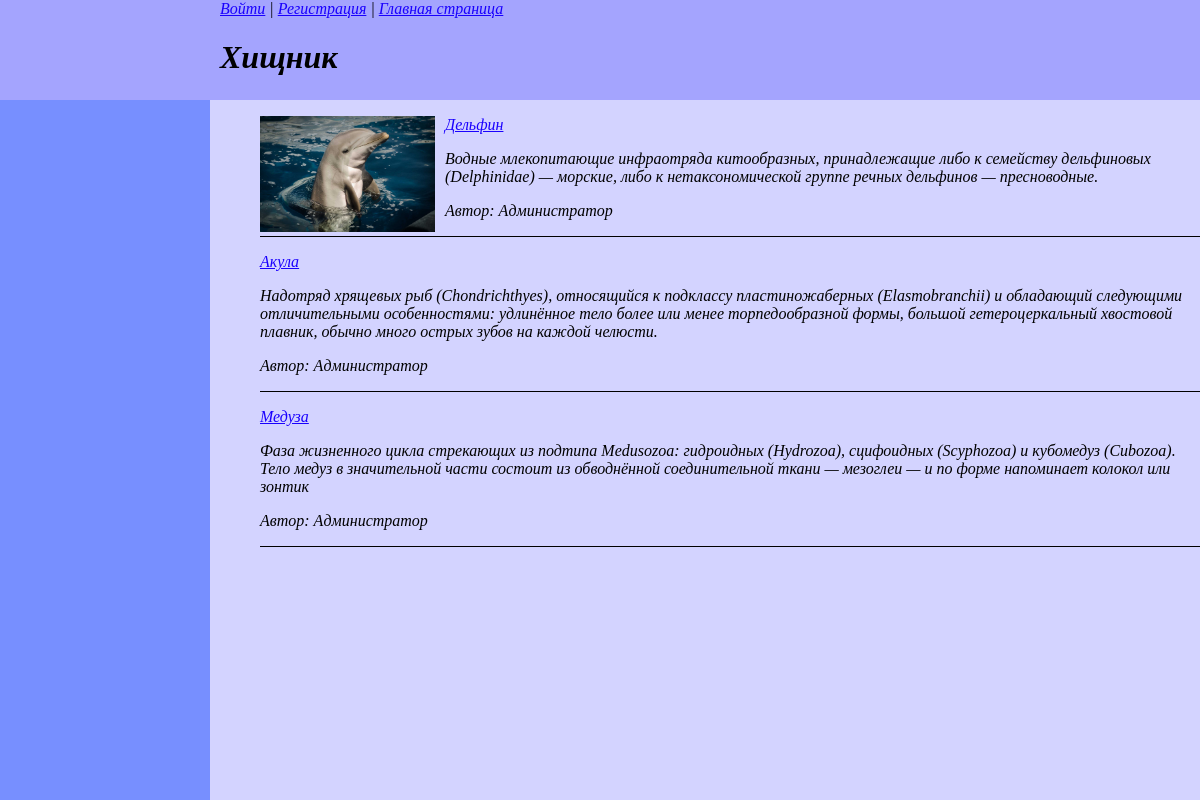
Before: /water/tag/hishnik/ with the older database file.
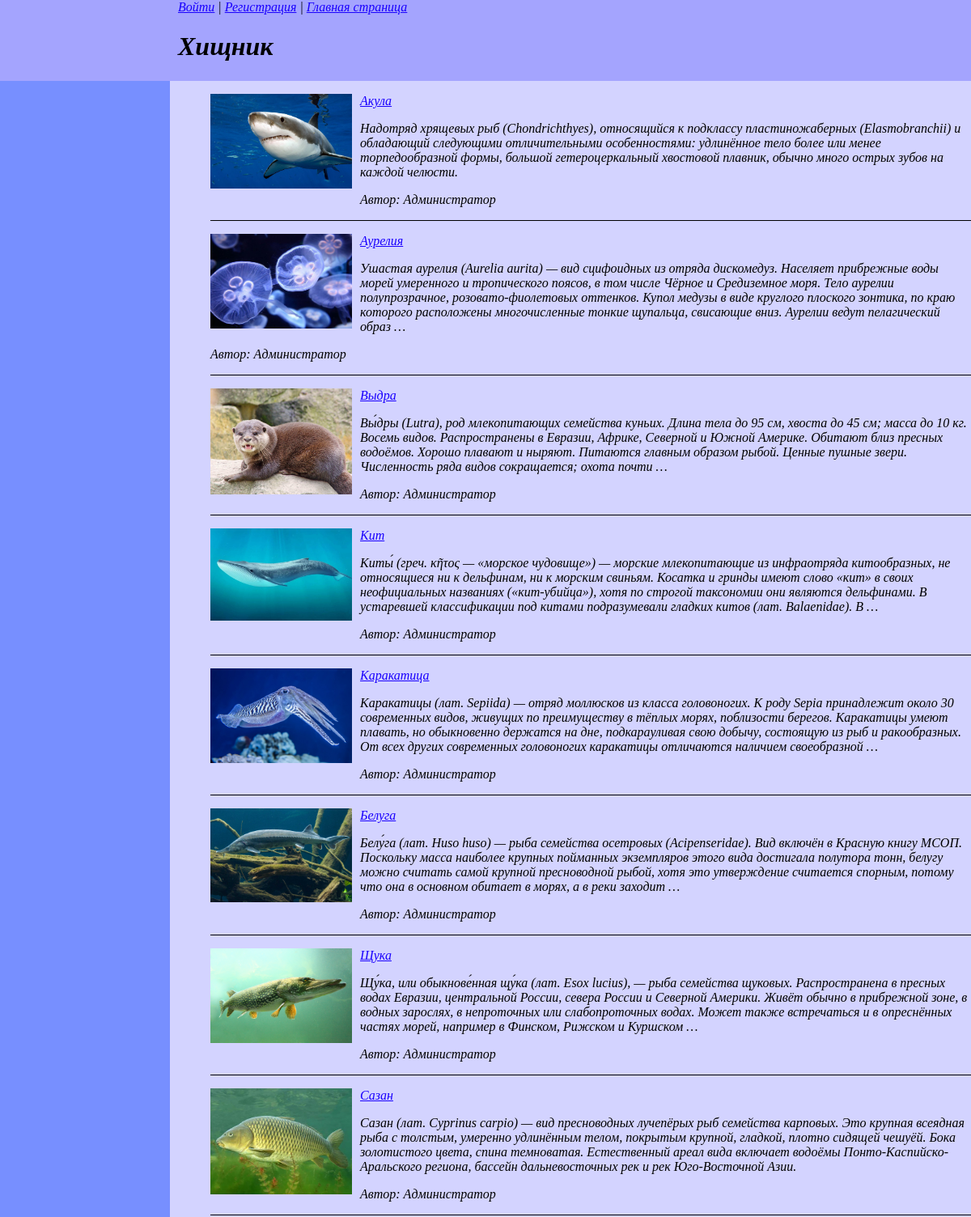
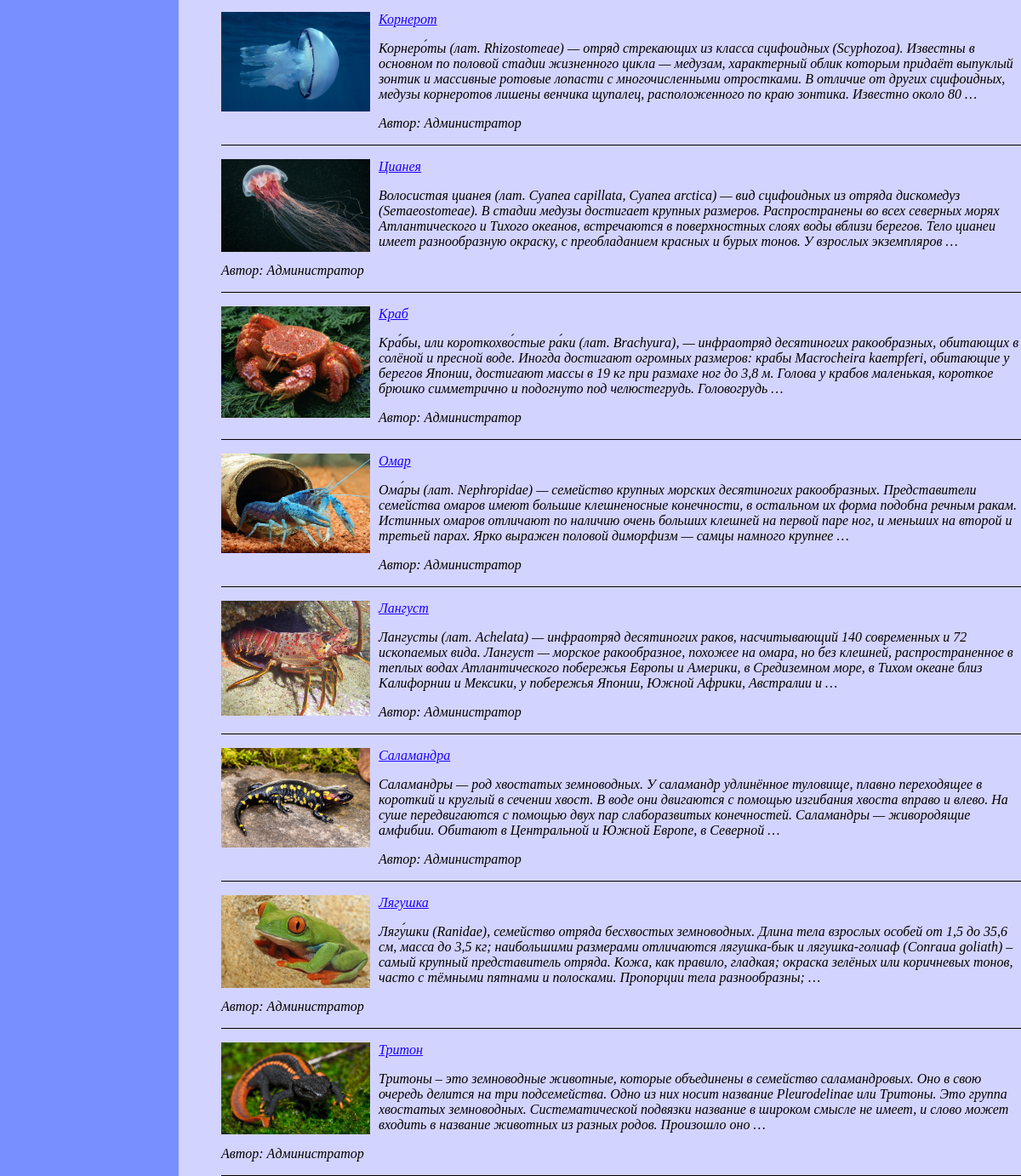
After: the same page with the newer database file (2 pictures, top to bottom).
### water/models.py (models this page shows, shortened)
class WaterTags(models.Model):
    tag = models.CharField(max_length=100, db_index=True,verbose_name="Теги")
    slug = models.SlugField(max_length=255, unique=True, db_index=True)

class Water(models.Model):
    class Status(models.IntegerChoices):
        USUAL = 0, 'Распространенное'
        RARE = 1, 'Редкое'
    class Meta:
        verbose_name = 'Водные обитатели'
        verbose_name_plural = 'Водные обитатели'
    page_name = models.CharField(max_length=255, default='water', verbose_name="Слаг")
    animal = models.CharField(max_length=255, verbose_name="Имя животного")
    content = models.TextField(blank=True, verbose_name="Текст о животном")
    time_create = models.DateTimeField(auto_now_add=True, verbose_name="Время создания")
    time_update = models.DateTimeField(auto_now=True, verbose_name="Время изменения")
    is_red_book = models.BooleanField(choices=tuple(map(lambda x: (bool(x[0]), x[1]), Status.choices)),
                                      default=Status.USUAL, verbose_name="Красная книга")
    class_of_animal = models.ForeignKey('Water_Kinds', on_delete=models.PROTECT, null=True,
                                        verbose_name="Класс животного")
    unique_fact = models.OneToOneField('Water_Facts', on_delete=models.SET_NULL, null=True, blank=True,
                                       related_name='fact', verbose_name="Факт о животном")
    tags = models.ManyToManyField('WaterTags', blank=True, related_name='tags',verbose_name="Теги")
    image = models.ImageField(upload_to="images/%Y/%m/%d/", default=None, blank=True, null=True,
                              verbose_name="Изображение")
    author = models.ForeignKey(get_user_model(), on_delete=models.SET_NULL, null=True, default=None)

### water/views.py (the view)
# urls.py: path('tag/<slug:water_tag_slug>/', views.show_tags, name='tag'),
def show_tags(request, water_tag_slug):
    tag = get_object_or_404(WaterTags, slug=water_tag_slug)
    data_tags = {
        'title': f'Тег: {tag.tag}',
        'header': tag.tag,
        'content': Water.objects.filter(tags=tag.id)
        }
    return render(request, 'water/water_animals.html', data_tags)

### water/templates/water/water_animals.html
{% extends 'animal_base_list.html' %}

### templates/animal_base_list.html (shortened to what this page needs)
<!DOCTYPE html>
<html lang="en">
{% load static %}
<head>
</head>
<body>
<div class="header">
    <nav class ="login">
    {% if request.user.is_authenticated %}
      {{user.username}} | <a href="{% url 'users:profile' %}">Личный кабинет</a> | <a href="{% url 'users:logout' %}">Выйти</a>
    {% else %}
        <a href="{% url 'users:login' %}">Войти</a> | <a href="{% url 'users:register' %}">Регистрация</a>
    {% endif %}
    | <a href="{% url 'home' %}">Главная страница</a>
    </nav>
    <h1>{{header}}</h1>
</div>
<div class="content">
<ul>
        {% for items in content %}
        <li>
                {% if items.image %}
                <p><img class="img-article-left" src="{{items.image.url}}" width="175" height="175"></p>
                {% endif %}
               <p><a href="{{items.page_name}}/">{{items.animal}}</a></p>
               <p>{{items.content|truncatewords:50}}</p>
                <p>Автор: {{items.author.username|default:"Администратор"}}</p>
        </li>
        {% endfor %}
</ul>
    </div>
<div class="sidebar"></div>
</body>
</html>

### templates/animal_base_list.html (style rules this page uses)
.header { padding-left: 220px; align-items: center; font-style:italic; background: #a4a4fe; position:absolute; left:0px; top:0px; bottom:0; right:0; height: 100px; }
ul li { border-bottom: 1px solid #000; list-style-type: none; }
img { max-width: 600px; height: auto; }
img.img-article-left { max-width: 300px; height: auto; float: left; padding: 0 10px 10px 0; }
.sidebar { position:absolute; padding-top: 50px; padding-left: 10px; background: #778fff; left:0px; top:100px; bottom:0px; width: 200px; }
.content { font-style:oblique; padding-left: 20px; background: #d3d3ff; position:absolute; left:200px; top:100px; bottom:0; right:0; }
a:link { color: #1a01fe; }

Changed rows visible on the page:
removed Water: image (picture), animal "Дельфин", content "Водные млекопитающие инфраотряда китообразных, принадлежащие либо к семейству дельфиновых (Delphinidae) — морские, либо к нетаксономической группе речных дельфинов — пресноводные.", author.username "Администратор"
changed Water "Акула": image: picture added
changed Water: image: picture added; animal "Медуза" → "Аурелия"; content "Фаза жизненного цикла стрекающих из подтипа Medusozoa: гидроидных (Hydrozoa), сцифоидных (Scyphozoa) и кубомедуз (Cubozoa). Тело медуз в значительной части состоит из обводнённой соединительной ткани — мезоглеи — и по форме напоминает колокол или зонтик" → "Ушастая аурелия (Aurelia aurita) — вид сцифоидных из отряда дискомедуз. Населяет прибрежные воды морей умеренного и тропического поясов, в том числе Чёрное и Средиземное моря. Тело аурелии полупрозрачное, розовато-фиолетовых оттенков. Купол медузы в виде круглого плоского зонтика, по краю которого расположены многочисленные тонкие щупальца, свисающие вниз. Аурелии ведут пелагический образ …"
added Water: image (picture), animal "Выдра", content "Вы́дры (Lutra), род млекопитающих семейства куньих. Длина тела до 95 см, хвоста до 45 см; масса до 10 кг. Восемь видов. Распространены в Евразии, Африке, Северной и Южной Америке. Обитают близ пресных водоёмов. Хорошо плавают и ныряют. Питаются главным образом рыбой. Ценные пушные звери. Численность ряда видов сокращается; охота почти …", author.username "Администратор"
added Water: image (picture), animal "Кит", content "Киты́ (греч. κῆτος — «морское чудовище») — морские млекопитающие из инфраотряда китообразных, не относящиеся ни к дельфинам, ни к морским свиньям. Косатка и гринды имеют слово «кит» в своих неофициальных названиях («кит-убийца»), хотя по строгой таксономии они являются дельфинами. В устаревшей классификации под китами подразумевали гладких китов (лат. Balaenidae). В …", author.username "Администратор"
added Water: image (picture), animal "Каракатица", content "Каракатицы (лат. Sepiida) — отряд моллюсков из класса головоногих. К роду Sepia принадлежит около 30 современных видов, живущих по преимуществу в тёплых морях, поблизости берегов. Каракатицы умеют плавать, но обыкновенно держатся на дне, подкарауливая свою добычу, состоящую из рыб и ракообразных. От всех других современных головоногих каракатицы отличаются наличием своеобразной …", author.username "Администратор"
added Water: image (picture), animal "Белуга", content "Белу́га (лат. Huso huso) — рыба семейства осетровых (Acipenseridae). Вид включён в Красную книгу МСОП. Поскольку масса наиболее крупных пойманных экземпляров этого вида достигала полутора тонн, белугу можно считать самой крупной пресноводной рыбой, хотя это утверждение считается спорным, потому что она в основном обитает в морях, а в реки заходит …", author.username "Администратор"
added Water: image (picture), animal "Щука", content "Щу́ка, или обыкнове́нная щу́ка (лат. Esox lucius), — рыба семейства щуковых. Распространена в пресных водах Евразии, центральной России, севера России и Северной Америки. Живёт обычно в прибрежной зоне, в водных зарослях, в непроточных или слабопроточных водах. Может также встречаться и в опреснённых частях морей, например в Финском, Рижском и Куршском …", author.username "Администратор"
added Water: image (picture), animal "Сазан", content "Сазан (лат. Cyprinus carpio) — вид пресноводных лучепёрых рыб семейства карповых. Это крупная всеядная рыба с толстым, умеренно удлинённым телом, покрытым крупной, гладкой, плотно сидящей чешуёй. Бока золотистого цвета, спина темноватая. Естественный ареал вида включает водоёмы Понто-Каспийско-Аральского региона, бассейн дальневосточных рек и рек Юго-Восточной Азии.", author.username "Администратор"
added Water: image (picture), animal "Корнерот", content "Корнеро́ты (лат. Rhizostomeae) — отряд стрекающих из класса сцифоидных (Scyphozoa). Известны в основном по половой стадии жизненного цикла — медузам, характерный облик которым придаёт выпуклый зонтик и массивные ротовые лопасти с многочисленными отростками. В отличие от других сцифоидных, медузы корнеротов лишены венчика щупалец, расположенного по краю зонтика. Известно около 80 …", author.username "Администратор"
added Water: image (picture), animal "Цианея", content "Волосистая цианея (лат. Cyanea capillata, Cyanea arctica) — вид сцифоидных из отряда дискомедуз (Semaeostomeae). В стадии медузы достигает крупных размеров. Распространены во всех северных морях Атлантического и Тихого океанов, встречаются в поверхностных слоях воды вблизи берегов. Тело цианеи имеет разнообразную окраску, с преобладанием красных и бурых тонов. У взрослых экземпляров …", author.username "Администратор"
added Water: image (picture), animal "Краб", content "Кра́бы, или короткохво́стые ра́ки (лат. Brachyura), — инфраотряд десятиногих ракообразных, обитающих в солёной и пресной воде. Иногда достигают огромных размеров: крабы Macrocheira kaempferi, обитающие у берегов Японии, достигают массы в 19 кг при размахе ног до 3,8 м. Голова у крабов маленькая, короткое брюшко симметрично и подогнуто под челюстегрудь. Головогрудь …", author.username "Администратор"
added Water: image (picture), animal "Омар", content "Ома́ры (лат. Nephropidae) — семейство крупных морских десятиногих ракообразных. Представители семейства омаров имеют большие клешненосные конечности, в остальном их форма подобна речным ракам. Истинных омаров отличают по наличию очень больших клешней на первой паре ног, и меньших на второй и третьей парах. Ярко выражен половой диморфизм — самцы намного крупнее …", author.username "Администратор"
added Water: image (picture), animal "Лангуст", content "Лангусты (лат. Achelata) — инфраотряд десятиногих раков, насчитывающий 140 современных и 72 ископаемых вида. Лангуст — морское ракообразное, похожее на омара, но без клешней, распространенное в теплых водах Атлантического побережья Европы и Америки, в Средиземном море, в Тихом океане близ Калифорнии и Мексики, у побережья Японии, Южной Африки, Австралии и …", author.username "Администратор"
added Water: image (picture), animal "Саламандра", content "Саламандры — род хвостатых земноводных. У саламандр удлинённое туловище, плавно переходящее в короткий и круглый в сечении хвост. В воде они двигаются с помощью изгибания хвоста вправо и влево. На суше передвигаются с помощью двух пар слаборазвитых конечностей. Саламандры — живородящие амфибии. Обитают в Центральной и Южной Европе, в Северной …", author.username "Администратор"
added Water: image (picture), animal "Лягушка", content "Лягу́шки (Ranidae), семейство отряда бесхвостых земноводных. Длина тела взрослых особей от 1,5 до 35,6 см, масса до 3,5 кг; наибольшими размерами отличаются лягушка-бык и лягушка-голиаф (Conraua goliath) – самый крупный представитель отряда. Кожа, как правило, гладкая; окраска зелёных или коричневых тонов, часто с тёмными пятнами и полосками. Пропорции тела разнообразны; …", author.username "Администратор"
added Water: image (picture), animal "Тритон", content "Тритоны – это земноводные животные, которые объединены в семейство саламандровых. Оно в свою очередь делится на три подсемейства. Одно из них носит название Pleurodelinae или Тритоны. Это группа хвостатых земноводных. Систематической подвязки название в широком смысле не имеет, и слово может входить в название животных из разных родов. Произошло оно …", author.username "Администратор"
